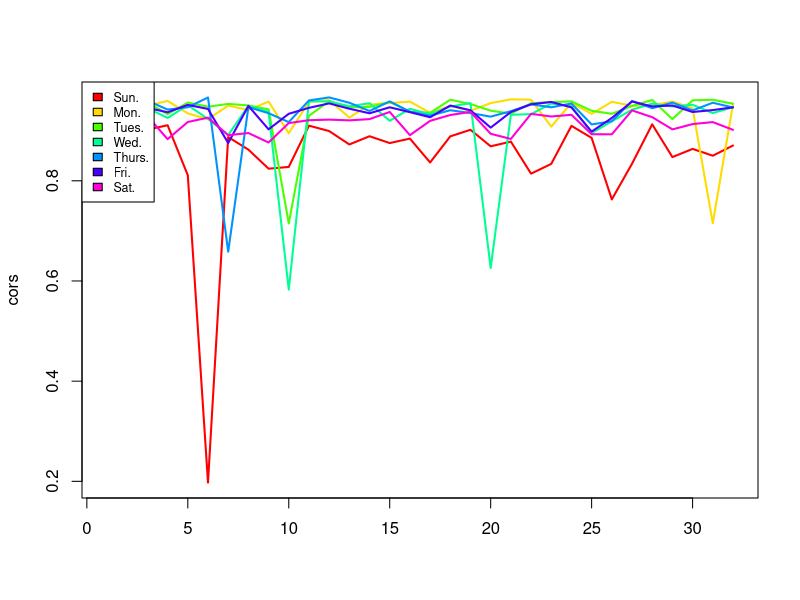
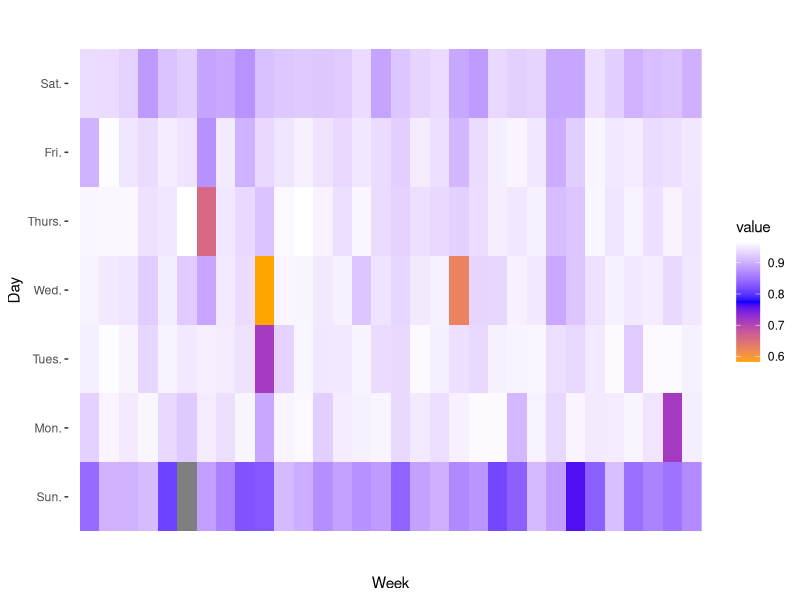
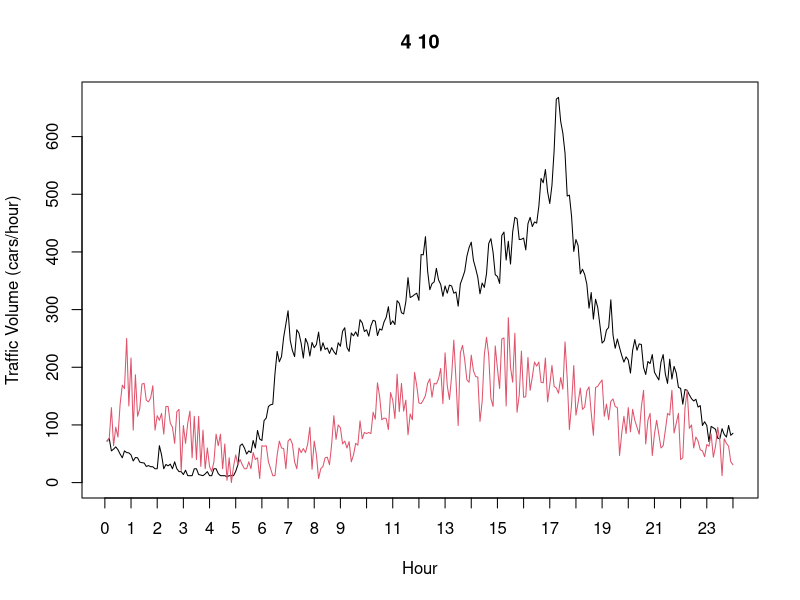
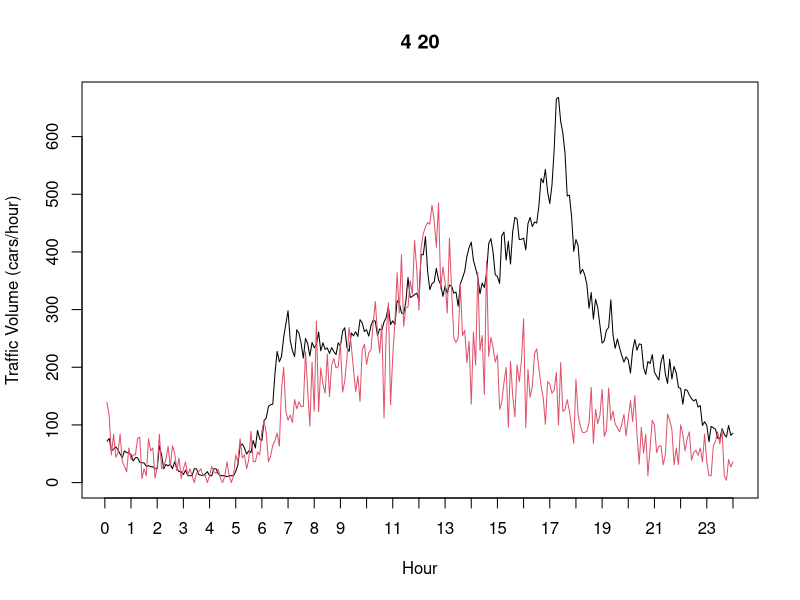
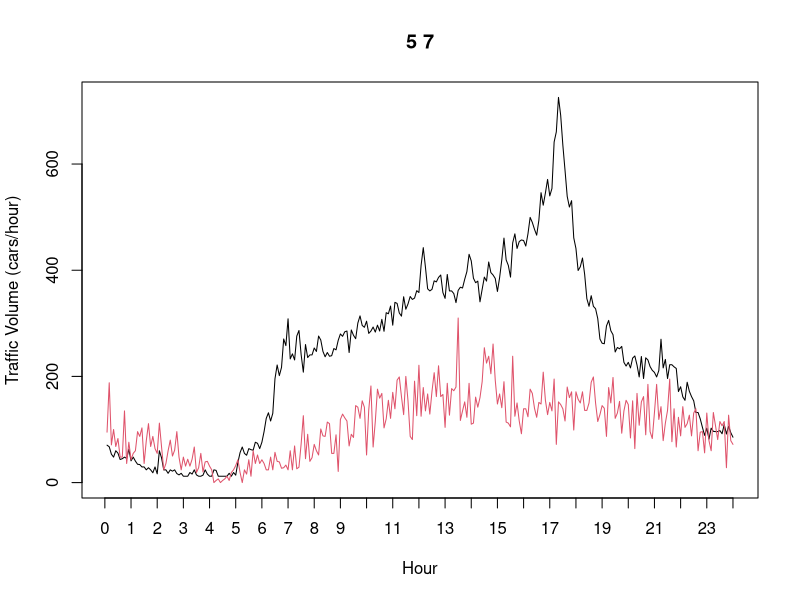
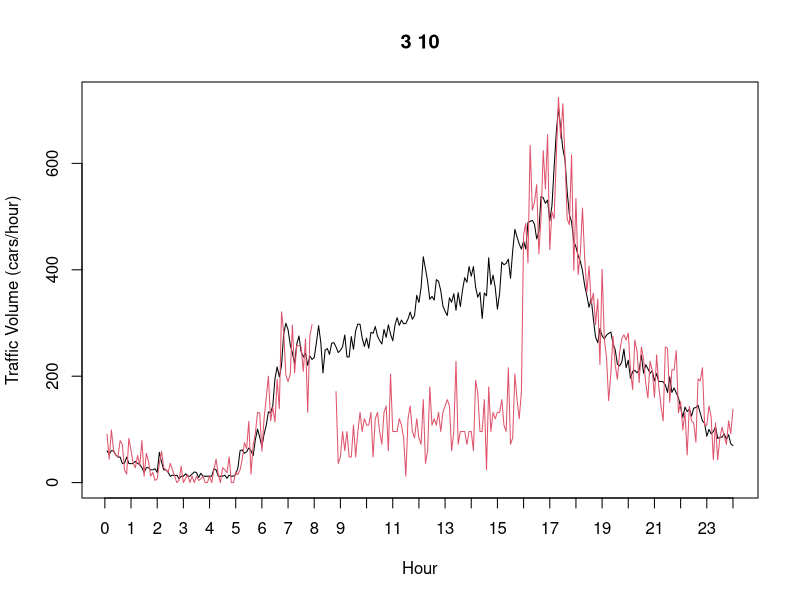
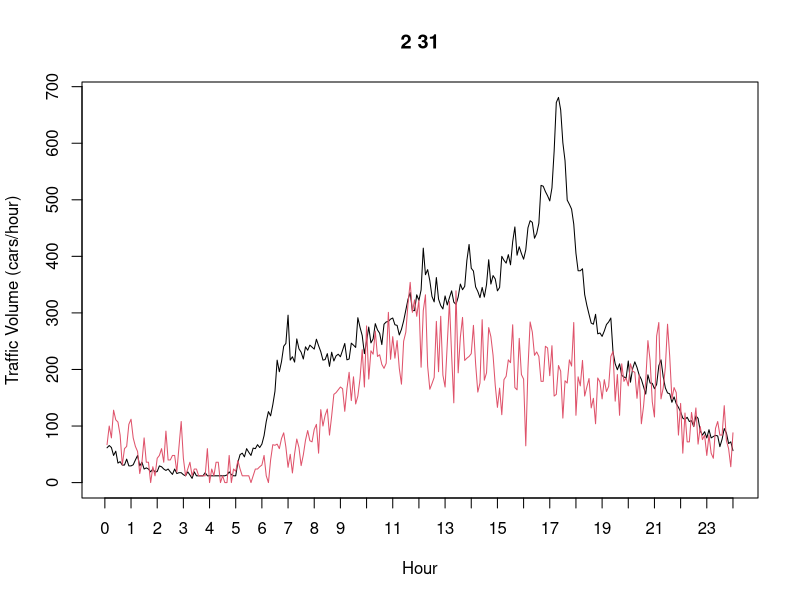
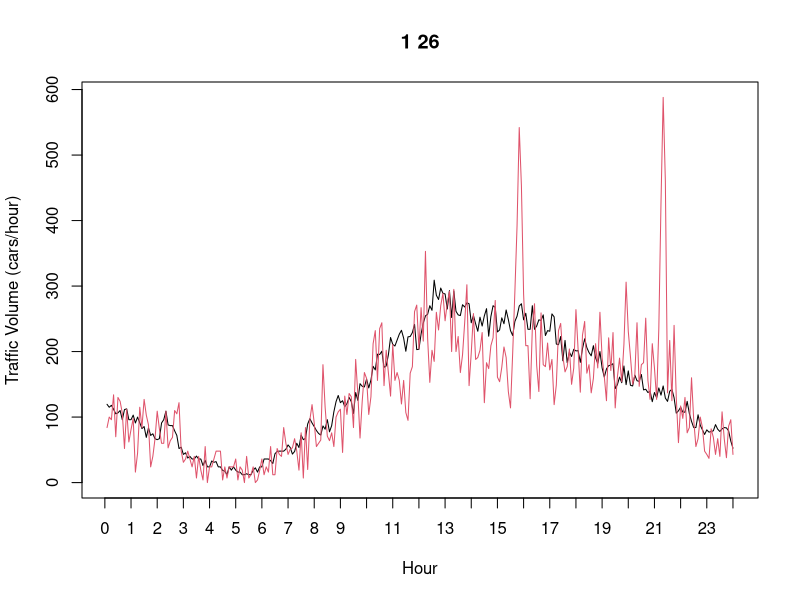

Source code (R) for these figures, in order:
# cor Pattern Analysis
# 2015-02-23

rm(list=ls())

# Data preparation -------------------------------------------------------------
traffic <- read.csv("UrbanAnalytics2015.csv", sep=" ")
traffic$DateTime <- strptime(traffic$DateTime, "%m/%d/%y %H:%M")

# Time-based filtering ---------------------------------------------------------
stepsPerDay <- 1440/5
days <- 31
steps = days * stepsPerDay

dayList<-c("Sun.","Mon.","Tues.","Wed.","Thurs.","Fri.","Sat.")

# cor for each day week to week -----------------------------------------------

days <- traffic$DateTime[nrow(traffic)]$yday + 356 - traffic$DateTime[1]$yday
weeks = floor(days/7)
cors <- matrix(0, nrow=weeks, ncol=7)
matrices <- list()
templates <- list()
for (wday in 0:6) {

  ## For each weekday, compile a matrix of every week's version and compare
  weeklySubset = traffic[which(traffic$DateTime$wday == wday),]
  weeklyMatrix <- matrix(NA,ncol=288, nrow=weeks)
  for (index in 1:nrow(weeklySubset)) {
    dayNumber = 1+  weeklySubset$DateTime[index]$yday + 356 *(weeklySubset$DateTime[index]$year - 113)  - weeklySubset$DateTime[1]$yday
    week = 1 + floor(dayNumber/7)
    minute = 1 + (weeklySubset$DateTime[index]$min + (60*weeklySubset$DateTime[index]$hour))/5

    weeklyMatrix[week, minute] = weeklySubset$Volume[index]
    print(paste(week, minute,weeklySubset$Volume[index]))

  }
  template <- apply(weeklyMatrix, 2, median, na.rm=T)
  for (week in 1:weeks) {
    cors[week, wday+1] <- cor(template,weeklyMatrix[week,], use="na.or.complete")
  }
  matrices <- c(matrices, list(weeklyMatrix))
  templates <- c(templates, list(template))
}

## Simple Plotting -------------------------------------------------------------
matplot(cors,type="l",
        lty=1,lwd=2,col=rainbow(7))
legend("topleft",legend=dayList,fill=rainbow(7),
       cex=0.75)

## Plotting --------------------------------------------------------------------

cors[6, 1] <- NA

require(ggplot2)
require(reshape2)
ggplot(melt(cors), aes(Var1,Var2, fill=value)) +
  scale_fill_gradientn(colours=c("orange","blue","white"))+
  xlab("Week")+
  ylab("Day")+
  geom_raster() +
  theme( panel.background = element_rect(fill = "transparent", colour = NA),
         panel.grid.minor = element_blank(),
         panel.grid.major = element_blank()) +
  scale_x_discrete(breaks = seq(1, 32, 1), labels = seq(1,32,1))+
  scale_y_discrete(breaks=c("1","2","3","4","5","6","7"), labels=dayList, limits=c(1,2,3,4,5,6,7))

## Plot the abnormailties ------------------------------------------------------

cor_table <- melt(cors)
indices <- order(cor_table$value, decreasing = F)

for ( index in indices[1:10]) {
    wday = cor_table$Var2[index]
    week = cor_table$Var1[index]
    titleString = paste(wday, week)
    matplot(cbind(templates[[wday]], t(matrices[[wday]])[,week]),type="l",lty=1,
            ylab="Traffic Volume (cars/hour)",xaxt="n", xlab="Hour",
            main=titleString)
    axis(1, seq(0,288,12), seq(0, 24, 1))
}

## Pairwise cor ---------------------------------------------------------------
firstDays <- 1:(7*32)
secondDays <- 1:(7*32)

dayToIndices <- function(day) {
  week <- ceiling(day/7)
  day <- day %% 7
  if (day == 0) {day = 7}
  return(c(day=day, week=week))
}
results <- matrix(NA, ncol=length(firstDays), nrow=length(firstDays))
for (firstDay in firstDays) {
  secondDays <- secondDays[-which(secondDays == firstDay)]
  print(length(secondDays))
  for (secondDay in secondDays){
    firstIndices <- dayToIndices(firstDay)
    secondIndices <- dayToIndices(secondDay)
    corValue <- cor(matrices[[firstIndices["day"]]][firstIndices["week"],],
                      matrices[[secondIndices["day"]]][secondIndices["week"],])
    results[firstDay, secondDay] <- corValue
    print(paste(firstDay, secondDay, corValue))
  }
}
ggplot(melt(results), aes(Var1,Var2, fill=value)) +
  scale_fill_gradientn(colours=c("white","orange","blue"),name="cor")+
  xlab("Day")+
  ylab("Day")+
  geom_raster() +
  theme( panel.background = element_rect(fill = "transparent", colour = NA),
         panel.grid.minor = element_blank(),
         panel.grid.major = element_blank())

sums <- rowSums(results,na.rm=T) + colSums(results,na.rm=T)
barplot(sums)

calendar <- matrix(sums, ncol=7, byrow=T)
ggplot(melt(calendar), aes(Var1,Var2, fill=value)) +
  scale_fill_gradientn(colours=rainbow(10), name="Sum of cors")+
  xlab("Week")+
  ylab("Day")+
  geom_raster() +
  theme( panel.background = element_rect(fill = "transparent", colour = NA),
         panel.grid.minor = element_blank(),
         panel.grid.major = element_blank()) +
  scale_x_discrete(breaks = seq(1, 31, 1), labels = seq(2,32,1))+
  scale_y_discrete(breaks=c("1","2","3","4","5","6","7"), labels=dayList, limits=c(1,2,3,4,5,6,7))
